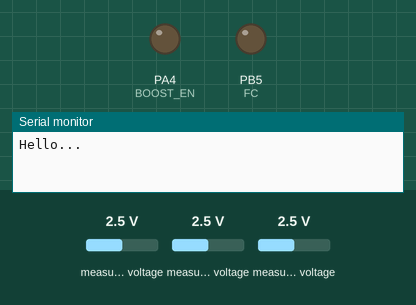
This sketch was run on a simulated STM32 Blue Pill. Shown: output pins drawn as LEDs (lit = HIGH), the last lines printed to the serial monitor. The test bench sets the inputs (shaded band); at power-on: measured voltage 2.5 V. The local clock reads 2024-03-15 10:24:30 at power-on unless the sketch sets it; storage starts empty; random numbers use the default seed unless the sketch sets one; no MQTT or app messages arrive unless stated; pins used as bus, display or sensor lines are not drawn. At 35.1 s the program puts the board to deep sleep or switches it off; the recording ends there.

Above: at 0.1 s.
At 18.0 s:
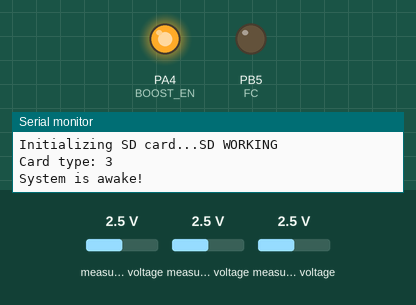
Timing chart, 0 to 33.6 s (numbered marks = the images above):
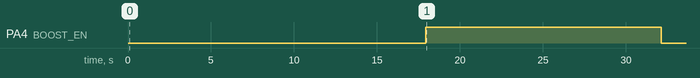

The sketch:

EC-M12-BC-C6-A_Reading_4-20mA_Analog_Sensor_Send_to_Datacake.ino
```cpp
#include <STM32LowPower.h>
#include <Wire.h>
#include <Adafruit_ADS1X15.h>
#include "RTClib.h"
#include <SPI.h>
#include "SD.h"
#include <ArduinoJson.h>

#define TINY_GSM_MODEM_SIM7070

#define SerialMon Serial

#define GSM_AUTOBAUD_MIN 4800
#define GSM_AUTOBAUD_MAX 9600

// Define how you're planning to connect to the internet.
// This is only needed for this example, not in other code.
#define TINY_GSM_USE_GPRS true

#define GSM_PIN ""

const char* topic = "Values";
// Your GPRS credentials
const char apn[] = "dialogbb";
const char gprsUser[] = "";
const char gprsPass[] = "";

// MQTT details
const char* broker = "mqtt.sensoper.net";
const char* username = "Administrator";
const char* password = "Sens1234Oper";

#include <TinyGsmClient.h>
#include <PubSubClient.h>

// Just in case someone defined the wrong thing..
#if TINY_GSM_USE_GPRS && not defined TINY_GSM_MODEM_HAS_GPRS
#undef TINY_GSM_USE_GPRS
#undef TINY_GSM_USE_WIFI
#define TINY_GSM_USE_GPRS false
#define TINY_GSM_USE_WIFI true
#endif
#if TINY_GSM_USE_WIFI && not defined TINY_GSM_MODEM_HAS_WIFI
#undef TINY_GSM_USE_GPRS
#undef TINY_GSM_USE_WIFI
#define TINY_GSM_USE_GPRS true
#define TINY_GSM_USE_WIFI false
#endif


#define MAC_ADDRESS_SIZE 18 // Assuming MAC address is in format "XX:XX:XX:XX:XX:XX"
byte mac[6];

#define PUBLISH_INTERVAL 60000  // Publish interval in milliseconds (1 minute)


unsigned long lastPublishTime = 0;
unsigned long int mqtt_interval = 30000;

#ifdef DUMP_AT_COMMANDS
#include <StreamDebugger.h>
StreamDebugger debugger(Serial2, SerialMon);
TinyGsm modem(debugger);
#else
TinyGsm modem(Serial2);
#endif
TinyGsmClient client(modem);
PubSubClient mqtt(client);

uint32_t lastReconnectAttempt = 0;

#define RS485_RX PB7
#define RS485_TX PB6
#define FC PB5

#define SCL_PIN PA9
#define SDA_PIN PA10

#define GSM_POWER PC13
#define GSM_TX PA2
#define GSM_RX PA3

#define MISO_PIN PA6
#define MOSI_PIN PA7
#define SCLK_PIN PA5

#define BOOST_EN PA4

// SD Paramerters
#define SD_chipSelect PA0
Sd2Card card;
SdVolume volume;
SdFile root;

TwoWire Wire2(SDA_PIN, SCL_PIN);

//                      RX    TX
HardwareSerial Serial1(RS485_RX, RS485_TX);
HardwareSerial Serial2(GSM_RX, GSM_TX);

RTC_DS3231 rtc;
char daysOfTheWeek[7][12] = {"Sunday", "Monday", "Tuesday", "Wednesday", "Thursday", "Friday", "Saturday"};

Adafruit_ADS1115 ads1;
#define VOLTAGE_DIVIDER_RATIO 0.5
const float mA_Factor = 4.3115789 / 3269.826;

boolean mqttConnect() {
  SerialMon.print("Connecting to ");
  SerialMon.print(broker);

  mqtt.disconnect();

  // Generate random client ID
  String clientId = "GsmClientTest-" + String(random(0xFFFF), HEX);

  // Connect to MQTT Broker
  boolean status = mqtt.connect(clientId.c_str(), username, password);

  if (!status) {
    SerialMon.println(" fail");
    return false;
  }
  SerialMon.println(" success");
  return mqtt.connected();
}


void setup() {
   Serial.begin(9600);
   pinMode(FC, OUTPUT);
   pinMode(GSM_POWER, OUTPUT);
   pinMode(BOOST_EN, OUTPUT);
   Serial.println("Hello...");
   delay(500);

   LowPower.begin();                   //Initiate low power mode

   Serial1.begin(9600);
   delay(100);
   Serial2.begin(9600);
   delay(100);

   SPI.begin();
   delay(1000);

   digitalWrite(GSM_POWER, HIGH);   // Set GSM_RESET pin HIGH to reset
   delay(200);                     // Hold reset for 200ms
   digitalWrite(GSM_POWER, LOW);  // Release reset
   delay(2000);

   SerialMon.println("Wait...");

  // Set GSM module baud rate
  TinyGsmAutoBaud(Serial2, GSM_AUTOBAUD_MIN, GSM_AUTOBAUD_MAX);
  delay(6000);

  SerialMon.println("Initializing modem...");
  modem.restart();

  String modemInfo = modem.getModemInfo();
  SerialMon.print("Modem Info: ");
  SerialMon.println(modemInfo);

#if TINY_GSM_USE_GPRS
  // Unlock your SIM card with a PIN if needed
  if (GSM_PIN && modem.getSimStatus() != 3) { modem.simUnlock(GSM_PIN); }
#endif

  SerialMon.print("Waiting for network...");
  if (!modem.waitForNetwork()) {
    SerialMon.println(" fail");
    delay(10000);
    return;
  }
  SerialMon.println(" success");

  if (modem.isNetworkConnected()) { SerialMon.println("Network connected"); }

#if TINY_GSM_USE_GPRS
  SerialMon.print(F("Connecting to "));
  SerialMon.print(apn);
  if (!modem.gprsConnect(apn, gprsUser, gprsPass)) {
    SerialMon.println(" fail");
    delay(10000);
    return;
  }
  SerialMon.println(" success");

  if (modem.isGprsConnected()) { SerialMon.println("GPRS connected"); }
#endif

  // MQTT Broker setup

  mqtt.setServer(broker, 1881);
  mqtt.setKeepAlive (mqtt_interval/1000);
  mqtt.setSocketTimeout (mqtt_interval/1000);


   Wire2.begin();

   if (!ads1.begin(0x49)) {
     Serial.println("Failed to initialize ADS 1 .");
     while (1);
   }
   ads1.setGain(GAIN_ONE);  // 1x gain +/- 4.096V  (1 bit = 0.125mV)

   I2C_SCAN();
   delay(1000);

   RTC_Check();
   delay(1000);

   SD_CHECK();
   delay(1000);

}

void loop() {
  Serial.println("System is awake!");
  digitalWrite(BOOST_EN, HIGH);     // Enable RS485 / INA196 / Booster
  delay(5000);

  // Make sure we're still registered on the network
  if (!modem.isNetworkConnected()) {
    SerialMon.println("Network disconnected");
    if (!modem.waitForNetwork(180000L, true)) {
      SerialMon.println(" fail");
      delay(10000);
      return;
    }
    if (modem.isNetworkConnected()) {
      SerialMon.println("Network re-connected");
    }

#if TINY_GSM_USE_GPRS
    // and make sure GPRS/EPS is still connected
    if (!modem.isGprsConnected()) {
      SerialMon.println("GPRS disconnected!");
      SerialMon.print(F("Connecting to "));
      SerialMon.print(apn);
      if (!modem.gprsConnect(apn, gprsUser, gprsPass)) {
        SerialMon.println(" fail");
        delay(10000);
        return;
      }
      if (modem.isGprsConnected()) { SerialMon.println("GPRS reconnected"); }
    }
#endif
  }

  if (!mqtt.connected()) {
    SerialMon.println("=== MQTT NOT CONNECTED ===");
    // Reconnect every 10 seconds
    uint32_t t = millis();
    if (t - lastReconnectAttempt > 10000L) {
      lastReconnectAttempt = t;
      if (mqttConnect()) { lastReconnectAttempt = 0; }
    }
    delay(100);
    return;
  }

  mqtt.loop();


  int16_t adc0, adc1, adc2, adc3;

  adc0 = ads1.readADC_SingleEnded(0)*mA_Factor;
  adc1 = ads1.readADC_SingleEnded(1)*mA_Factor;
  adc2 = ads1.readADC_SingleEnded(2);


  float voltage2 = adc2 * 0.125 / 1000.0 / VOLTAGE_DIVIDER_RATIO;

  Serial.print("AIN1: "); Serial.print(adc0); Serial.println("  ");
  Serial.print("AIN2: "); Serial.print(adc1); Serial.println("  ");
  Serial.print("Voltage: "); Serial.print(voltage2); Serial.println("  ");

      // Create JSON object
    StaticJsonDocument<200> doc;
    doc["Serial"] = "b8cdfead-629c-4280-aeb3-d8b2a09f59ab";
    doc["AIN1"] = adc0;
    doc["AIN2"] = adc1;

    String jsonString;
    //char jsonBuffer[512];
    serializeJson(doc, jsonString);

  String Analog_Input = String("NORVI/EC-M12-BC-C6-A");

    // Publish the JSON object
    mqtt.publish(Analog_Input.c_str(), jsonString.c_str());
    SerialMon.print("Published: ");
    SerialMon.println(jsonString);

  delay(2000);
  Serial.println("Entering low power mode...");

  SPI.end();
  delay(1000);
  Wire2.end();
  delay(1000);

  digitalWrite(BOOST_EN, LOW);     // Disable RS485 / INA196 / Booster
  delay(1000);
  digitalWrite(GSM_POWER, HIGH);   // Turn off GSM
  delay(2000);

  LowPower.shutdown(30000);

}

void displayTime(void) {
  DateTime now = rtc.now();

  Serial.print(now.year(), DEC);
  Serial.print('/');
  Serial.print(now.month(), DEC);
  Serial.print('/');
  Serial.print(now.day(), DEC);
  Serial.print(" ");
  Serial.print(daysOfTheWeek[now.dayOfTheWeek()]);

  Serial.print(now.hour(), DEC);
  Serial.print(':');
  Serial.print(now.minute(), DEC);
  Serial.print(':');
  Serial.print(now.second(), DEC);
  Serial.println();
  delay(1000);

}

void RTC_Check(){
  if (! rtc.begin()) {
    Serial.println("Couldn't find RTC");
  }
 else{
 if (rtc.lostPower()) {

    Serial.println("RTC lost power, lets set the time!");
    rtc.adjust(DateTime(F(__DATE__), F(__TIME__)));

  }

  int a=1;
  while(a<6)
  {
  displayTime();   // printing time function for oled
  a=a+1;
  }
 }
}

void SD_CHECK(){
  Serial.print("\nInitializing SD card...");
   if (!card.init(SPI_HALF_SPEED, SD_chipSelect))
    {   Serial.println("CARD NOT FOUND");
    }
    else
    {
      Serial.println("SD WORKING");
    }

    Serial.print("\nCard type: ");
    Serial.println(card.type());
    if (!volume.init(card)) {
      Serial.println("Could not find FAT16/FAT32 partition.\nMake sure you've formatted the card");
      return;
    }
    if (!SD.begin(SD_chipSelect)) {
      Serial.println("Card failed, or not present");
      // don't do anything more:
      return;
    }
}

void I2C_SCAN() {
  byte error, address;
  int deviceCount = 0;

  Serial.println("Scanning...");

  for (address = 1; address < 127; address++) {
    Wire2.beginTransmission(address);
    error = Wire2.endTransmission();

    if (error == 0) {
      Serial.print("I2C device found at address 0x");
      if (address < 16) {
        Serial.print("0");
      }
      Serial.print(address, HEX);
      Serial.println("  !");

      deviceCount++;
      delay(1);  // Wait for a moment to avoid overloading the I2C bus
    }
    else if (error == 4) {
      Serial.print("Unknown error at address 0x");
      if (address < 16) {
        Serial.print("0");
      }
      Serial.println(address, HEX);
    }
  }

  if (deviceCount == 0) {
    Serial.println("No I2C devices found\n");
  }
  else {
    Serial.println("Scanning complete\n");
  }
}
```

Measured:
- by itself, PA4 (BOOST_EN): LOW → HIGH at 17.9 s, → LOW 14.2 s later
